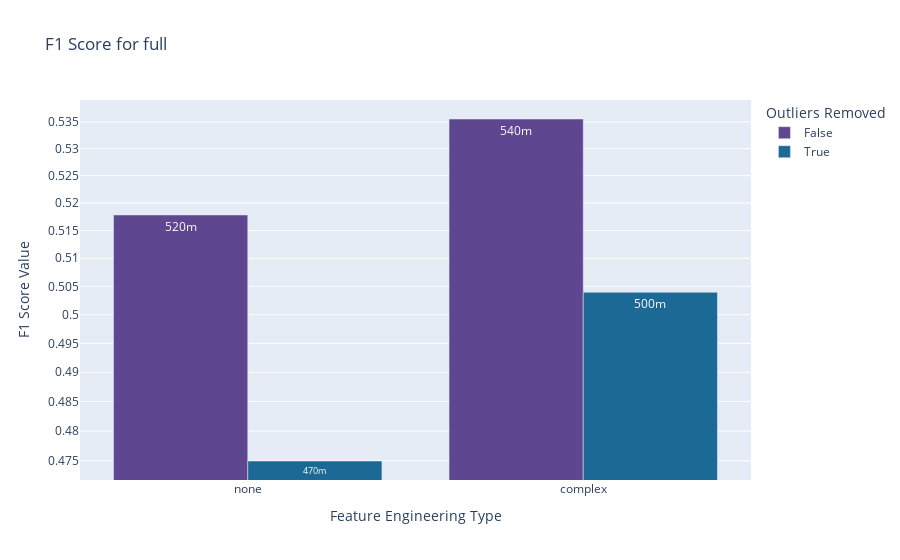
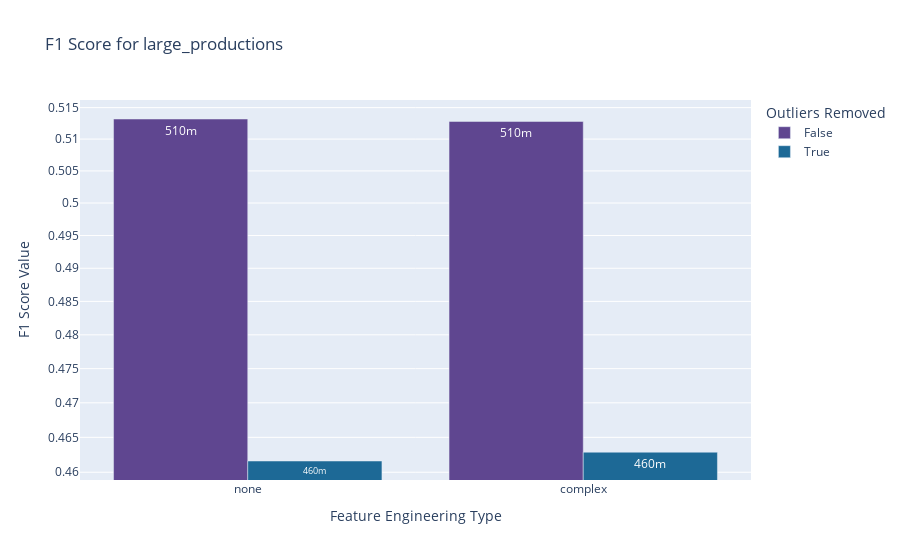
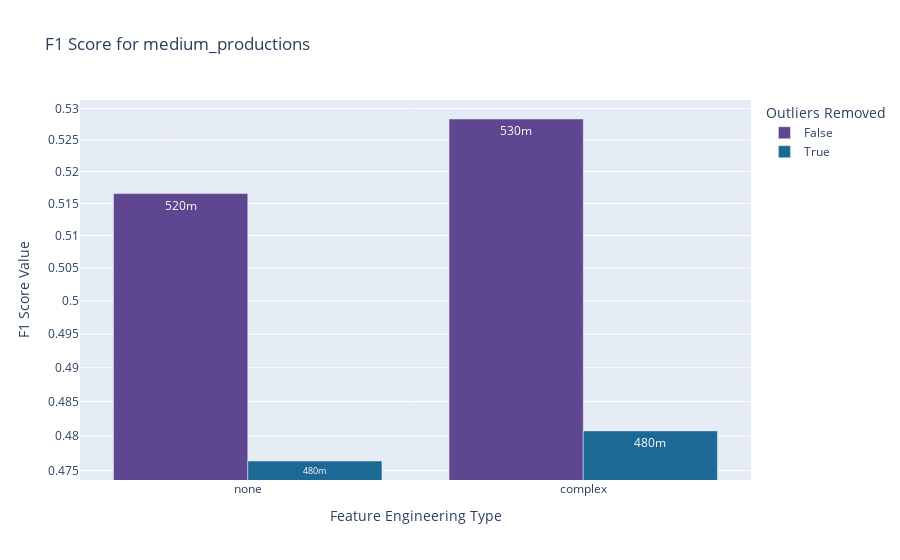
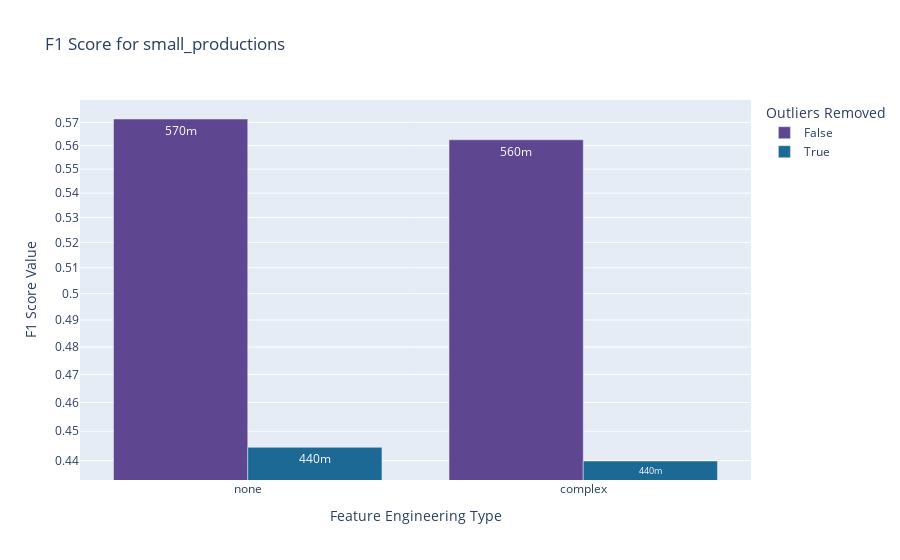

Notebook source saved alongside these figures, in order:
### Code cell
plot_one_metric_of_different_datasets_per_feature_engineering_outliers_with_plotly(experiment_df, problem_type='multi_class_classification', metric='F1 Score', metric_agg='max')

### Figure 1 — Plotly figure (JSON) as saved in the notebook; plotly's stock layout.template omitted (floating-point values rounded to 4 significant figures)
{"data": [{"alignmentgroup": "True", "hovertemplate": "Outliers Removed=False<br>Feature Engineering Type=%{x}<br>F1 Score Value=%{text}<extra></extra>", "legendgroup": "False", "marker": {"color": "rgb(95, 70, 144)", "pattern": {"shape": ""}}, "name": "False", "offsetgroup": "False", "orientation": "v", "showlegend": true, "text": [0.5355, 0.5178], "textposition": "inside", "texttemplate": "%{text:.2s}", "type": "bar", "x": ["complex", "none"], "xaxis": "x", "y": [0.5355, 0.5178], "yaxis": "y"}, {"alignmentgroup": "True", "hovertemplate": "Outliers Removed=True<br>Feature Engineering Type=%{x}<br>F1 Score Value=%{text}<extra></extra>", "legendgroup": "True", "marker": {"color": "rgb(29, 105, 150)", "pattern": {"shape": ""}}, "name": "True", "offsetgroup": "True", "orientation": "v", "showlegend": true, "text": [0.5039, 0.475], "textposition": "inside", "texttemplate": "%{text:.2s}", "type": "bar", "x": ["complex", "none"], "xaxis": "x", "y": [0.5039, 0.475], "yaxis": "y"}], "layout": {"barmode": "group", "legend": {"title": {"text": "Outliers Removed"}, "tracegroupgap": 0}, "showlegend": true, "title": {"text": "F1 Score for full"}, "xaxis": {"anchor": "y", "categoryarray": ["none", "complex"], "categoryorder": "array", "domain": [0, 1], "title": {"text": "Feature Engineering Type"}}, "yaxis": {"anchor": "x", "domain": [0, 1], "title": {"text": "F1 Score Value"}, "type": "log"}}}

### Figure 2 — Plotly figure (JSON) as saved in the notebook; plotly's stock layout.template omitted (floating-point values rounded to 4 significant figures)
{"data": [{"alignmentgroup": "True", "hovertemplate": "Outliers Removed=False<br>Feature Engineering Type=%{x}<br>F1 Score Value=%{text}<extra></extra>", "legendgroup": "False", "marker": {"color": "rgb(95, 70, 144)", "pattern": {"shape": ""}}, "name": "False", "offsetgroup": "False", "orientation": "v", "showlegend": true, "text": [0.5128, 0.5132], "textposition": "inside", "texttemplate": "%{text:.2s}", "type": "bar", "x": ["complex", "none"], "xaxis": "x", "y": [0.5128, 0.5132], "yaxis": "y"}, {"alignmentgroup": "True", "hovertemplate": "Outliers Removed=True<br>Feature Engineering Type=%{x}<br>F1 Score Value=%{text}<extra></extra>", "legendgroup": "True", "marker": {"color": "rgb(29, 105, 150)", "pattern": {"shape": ""}}, "name": "True", "offsetgroup": "True", "orientation": "v", "showlegend": true, "text": [0.4629, 0.4616], "textposition": "inside", "texttemplate": "%{text:.2s}", "type": "bar", "x": ["complex", "none"], "xaxis": "x", "y": [0.4629, 0.4616], "yaxis": "y"}], "layout": {"barmode": "group", "legend": {"title": {"text": "Outliers Removed"}, "tracegroupgap": 0}, "showlegend": true, "title": {"text": "F1 Score for large_productions"}, "xaxis": {"anchor": "y", "categoryarray": ["none", "complex"], "categoryorder": "array", "domain": [0, 1], "title": {"text": "Feature Engineering Type"}}, "yaxis": {"anchor": "x", "domain": [0, 1], "title": {"text": "F1 Score Value"}, "type": "log"}}}

### Figure 3 — Plotly figure (JSON) as saved in the notebook; plotly's stock layout.template omitted (floating-point values rounded to 4 significant figures)
{"data": [{"alignmentgroup": "True", "hovertemplate": "Outliers Removed=False<br>Feature Engineering Type=%{x}<br>F1 Score Value=%{text}<extra></extra>", "legendgroup": "False", "marker": {"color": "rgb(95, 70, 144)", "pattern": {"shape": ""}}, "name": "False", "offsetgroup": "False", "orientation": "v", "showlegend": true, "text": [0.5283, 0.5165], "textposition": "inside", "texttemplate": "%{text:.2s}", "type": "bar", "x": ["complex", "none"], "xaxis": "x", "y": [0.5283, 0.5165], "yaxis": "y"}, {"alignmentgroup": "True", "hovertemplate": "Outliers Removed=True<br>Feature Engineering Type=%{x}<br>F1 Score Value=%{text}<extra></extra>", "legendgroup": "True", "marker": {"color": "rgb(29, 105, 150)", "pattern": {"shape": ""}}, "name": "True", "offsetgroup": "True", "orientation": "v", "showlegend": true, "text": [0.4807, 0.4764], "textposition": "inside", "texttemplate": "%{text:.2s}", "type": "bar", "x": ["complex", "none"], "xaxis": "x", "y": [0.4807, 0.4764], "yaxis": "y"}], "layout": {"barmode": "group", "legend": {"title": {"text": "Outliers Removed"}, "tracegroupgap": 0}, "showlegend": true, "title": {"text": "F1 Score for medium_productions"}, "xaxis": {"anchor": "y", "categoryarray": ["none", "complex"], "categoryorder": "array", "domain": [0, 1], "title": {"text": "Feature Engineering Type"}}, "yaxis": {"anchor": "x", "domain": [0, 1], "title": {"text": "F1 Score Value"}, "type": "log"}}}

### Figure 4 — Plotly figure (JSON) as saved in the notebook; plotly's stock layout.template omitted (floating-point values rounded to 4 significant figures)
{"data": [{"alignmentgroup": "True", "hovertemplate": "Outliers Removed=False<br>Feature Engineering Type=%{x}<br>F1 Score Value=%{text}<extra></extra>", "legendgroup": "False", "marker": {"color": "rgb(95, 70, 144)", "pattern": {"shape": ""}}, "name": "False", "offsetgroup": "False", "orientation": "v", "showlegend": true, "text": [0.5625, 0.5715], "textposition": "inside", "texttemplate": "%{text:.2s}", "type": "bar", "x": ["complex", "none"], "xaxis": "x", "y": [0.5625, 0.5715], "yaxis": "y"}, {"alignmentgroup": "True", "hovertemplate": "Outliers Removed=True<br>Feature Engineering Type=%{x}<br>F1 Score Value=%{text}<extra></extra>", "legendgroup": "True", "marker": {"color": "rgb(29, 105, 150)", "pattern": {"shape": ""}}, "name": "True", "offsetgroup": "True", "orientation": "v", "showlegend": true, "text": [0.4399, 0.4445], "textposition": "inside", "texttemplate": "%{text:.2s}", "type": "bar", "x": ["complex", "none"], "xaxis": "x", "y": [0.4399, 0.4445], "yaxis": "y"}], "layout": {"barmode": "group", "legend": {"title": {"text": "Outliers Removed"}, "tracegroupgap": 0}, "showlegend": true, "title": {"text": "F1 Score for small_productions"}, "xaxis": {"anchor": "y", "categoryarray": ["none", "complex"], "categoryorder": "array", "domain": [0, 1], "title": {"text": "Feature Engineering Type"}}, "yaxis": {"anchor": "x", "domain": [0, 1], "title": {"text": "F1 Score Value"}, "type": "log"}}}
